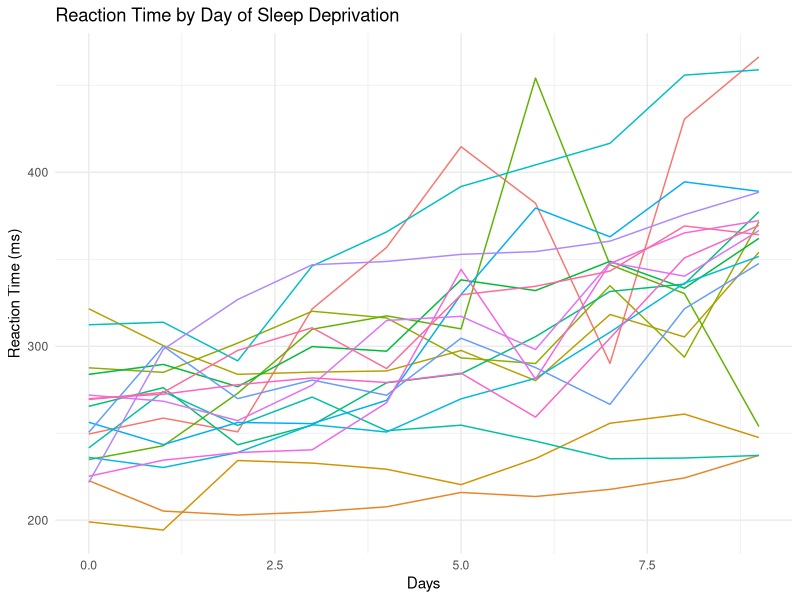

Here is the R script that generated this plot:
##################################
### LONGITUDINAL DATA ANALYSIS ###
##################################

## Thiago R. Oliveira

## Day 1

# Install the lme4 package; you only need to do that once
## install.packages("lme4") # (uncomment if you need to install)

# Load the lme4 package
library(lme4)

## We are also going to use the tidyverse package, so let's load it now

# Install the tidyverse package; you only need to do that once
## install.packages("tidyverse") # (uncomment if you need to install)

# Load the tidyverse package
library(tidyverse)

# load the 'sleepstudy' dataset
data("sleepstudy", package = "lme4")

# If you want to read more about the dataset:
help("sleepstudy")

# we can use the nrow() function to check the number of observations
nrow(sleepstudy)

# checking how many individuals were part of the study
length(unique(sleepstudy$Subject))

# we can use the count() function
count(sleepstudy, Subject)

# pivot: from long to wide format
sleep_wide <- 
  sleepstudy %>% 
  pivot_wider(names_from = Days, 
              values_from = Reaction)

# checking that pivoting wider worked
head(sleep_wide)

# pivot: from wide to long
sleep_long <- 
  sleep_wide %>%
  pivot_longer(
    cols = c('0', '1', '2', '3', '4', '5', '6', '7', '8', '9'),
    names_to = "Days",
    values_to = "Reaction"
  )

# check that pivoting longer worked
head(sleep_long)

# plotting trajectories
ggplot(sleepstudy, aes(x = Days, y = Reaction, group = Subject, color = Subject)) +
  geom_line(show.legend = FALSE) +
  labs(title = "Reaction Time by Day of Sleep Deprivation",
       x = "Days",
       y = "Reaction Time (ms)") +
  theme_minimal()